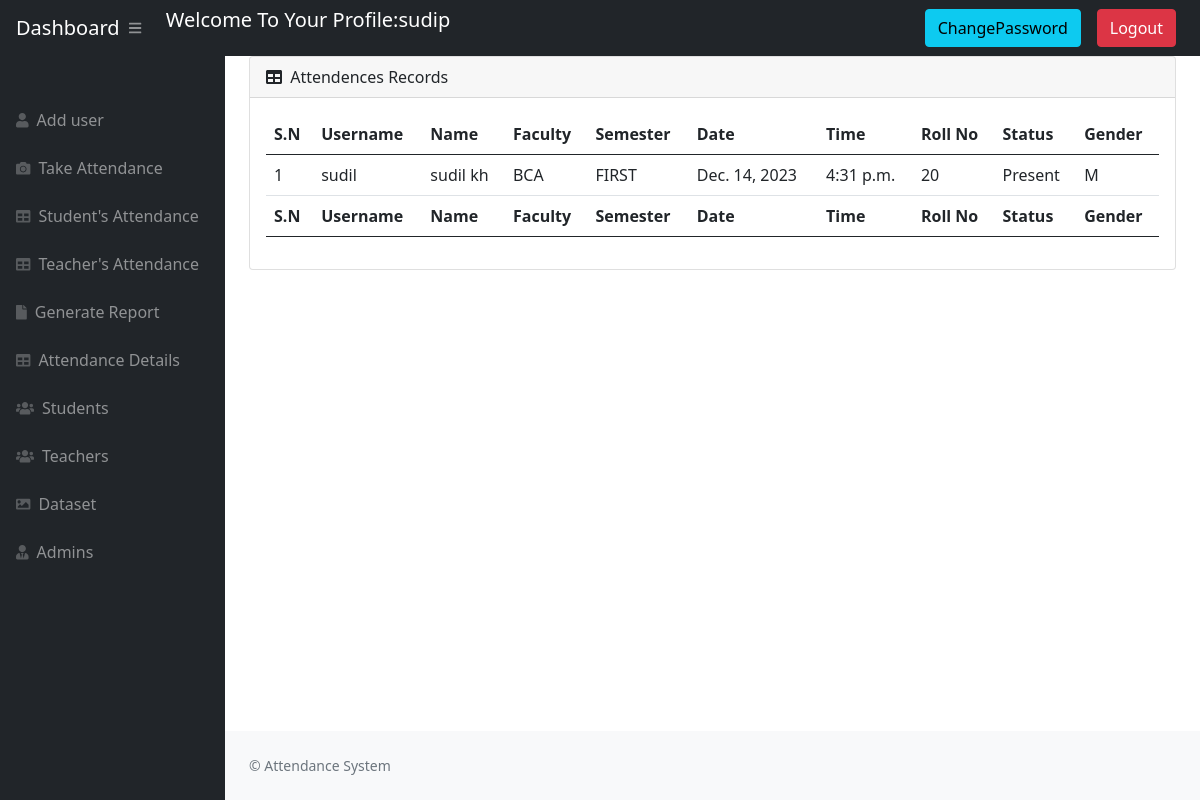
Screenshot of /Recordattendance/sudil (signed in) with the database file from the repository.
### website/models.py (models this page shows, shortened)
class User(AbstractUser):
    USER_TYPE_CHOICES = [
        ('', 'Select User Type'),
        ('student', 'Student'),
        ('teacher', 'Teacher'),
        ('admin', 'Admin'),
    ]
    userType = models.CharField(max_length=10, choices=USER_TYPE_CHOICES)
    roll_num = models.CharField(max_length=10, unique=True)
    email = models.EmailField(unique=True)
    phone = models.CharField(max_length=50)
    address = models.CharField(max_length=50)
    dob = models.CharField(max_length=50)
    gender = models.CharField(max_length=50)
    faculty = models.CharField(max_length=50)
    semester = models.CharField(max_length=50, null=True)

class Attendance(models.Model):
    username = models.CharField(max_length=10)
    first_name = models.CharField(max_length=50)
    last_name = models.CharField(max_length=50)
    roll_num = models.CharField(max_length=10)
    gender = models.CharField(max_length=50)
    faculty = models.CharField(max_length=50)
    sem = models.CharField(max_length=50)
    date = models.DateField(auto_now_add=True, null=True)
    time = models.TimeField(auto_now_add=True, null=True)
    ststus = models.CharField(
        choices=Attendance_status, max_length=30, default='Absent')
    usertype = models.CharField(max_length=20)

### website/views.py (the view)
@login_required(login_url='login_view')
def Attendance_record(request, user):
    if request.user.userType == 'admin' or request.user.userType == 'teacher':
        data = Attendance.objects.filter(username=user)
        attRecord = {'datas': data}
        return render(request, 'Admin/attendancerecord.html', attRecord)
    else:
        messages.warning(
            request, "You Must Be Logged In As Admin or Teacher View The Page")
        return redirect('login_view')

### website/templates/Admin/attendancerecord.html (shortened to what this page needs)
{% extends 'Admin/admain.html' %} {% block title %} Dashboard {% endblock %}
{% block stylesheets %}{% endblock stylesheets %} {% block content %}
<div class="container-fluid px-4">
  <div class="card mb-4">
    <div class="card-header">
      <i class="fas fa-table me-1"></i>
      Attendences Records
    </div>
    <div class="card-body">
      <table id="datatablesSimple" class="table table-hover">
        <thead>
          <tr>
            <th>S.N</th>
            <th>Username</th>
            <th>Name</th>
            <th>Faculty</th>
            <th>Semester</th>
            <th>Date</th>
            <th>Time</th>
            <th>Roll No</th>
            <th>Status</th>
            <th>Gender</th>
          </tr>
        </thead>
        <tfoot>
          <tr>
            <th>S.N</th>
            <th>Username</th>
            <th>Name</th>
            <th>Faculty</th>
            <th>Semester</th>
            <th>Date</th>
            <th>Time</th>
            <th>Roll No</th>
            <th>Status</th>
            <th>Gender</th>
          </tr>
        </tfoot>
        <tbody>
          {% for d in datas %}
          <tr>
            <td>{{forloop.counter}}</td>
            <td>{{d.username}}</td>
            <td>{{ d.first_name }} {{ d.last_name }}</td>
            <td>{{ d.faculty}}</td>
            <td>{{ d.sem}}</td>
            <td>{{ d.date}}</td>
            <td>{{ d.time}}</td>
            <td>{{ d.roll_num}}</td>
            <td>{{ d.ststus}}</td>
            <td>{{ d.gender}}</td>
          </tr>
          {% endfor %}
        </tbody>
      </table>
    </div>
  </div>
</div>
{% endblock content %}

### website/templates/Admin/navigation.html (shortened to what this page needs)
<nav class="sb-topnav navbar navbar-expand navbar-dark bg-dark">
  <a class="navbar-brand ps-3" href="{% url 'adminpage' %}"> Dashboard </a>
  <button
    class="btn btn-link btn-sm order-1 order-lg-0 me-4 me-lg-0"
    id="sidebarToggle"
    href="#!"
  >
    <i class="fas fa-bars"></i>
  </button>
  <div class="navbar-brand ps-3">
  <p>  Welcome To Your Profile:{{ request.user.username }} </p></div>
  <div class="navbar-nav ms-auto ms-md-0 me-3 me-lg-3"><a class="btn btn-info" href="{% url 'passwordchange' %}">ChangePassword</a> </div>
  <div class="navbar-nav ms-auto ms-md-0 me-3 me-lg-4"><a class="btn btn-danger" href="{% url 'logout' %}">Logout</a></li> </div>
</nav>

### rows the page displays
User: user.username "sudip"
Attendance: username "sudil", first_name "sudil", last_name "kh", faculty "BCA", sem "FIRST", date "Dec. 14, 2023", time "4:31 p.m.", roll_num "20", ststus "Present", gender "M"
